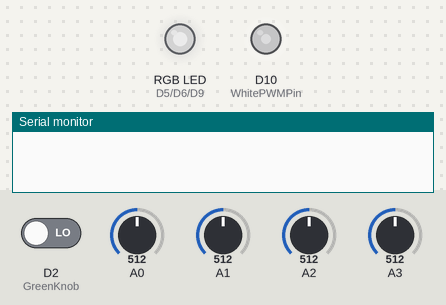
A sketch run on a simulated Arduino Zero (SAMD21). Parts: an RGB LED mixed from three pins (HIGH = lit), output pins drawn as LEDs (lit = HIGH), the last lines printed to the serial monitor. Inputs (shaded band) come from the test bench; at power-on: A0 = 512, A1 = 512, A2 = 512, A3 = 512, D2 (GreenKnob) LOW. Dim RGB values are drawn brighter than linear.

Above: at 1.2 s.
1.3 s: A0 set to 306
At 1.9 s:
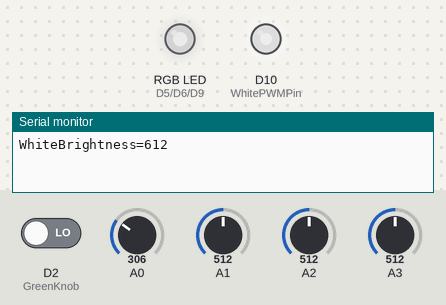
2.8 s: A1 set to 306
At 4.0 s:
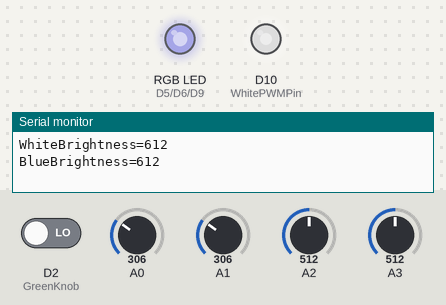
4.3 s: A2 set to 306
At 5.3 s:
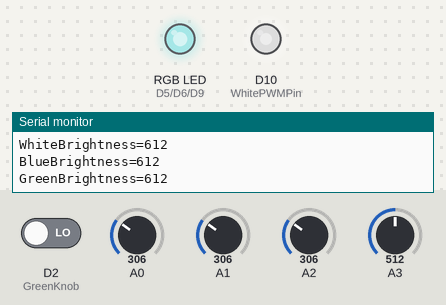
5.8 s: A3 set to 306
At 6.5 s:
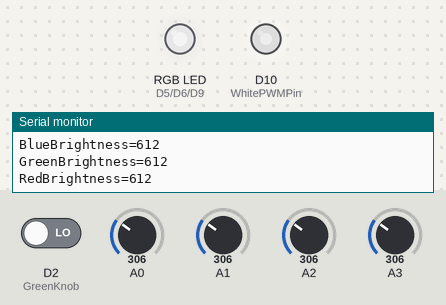
7.3 s: A0 set to 30
At 7.6 s:
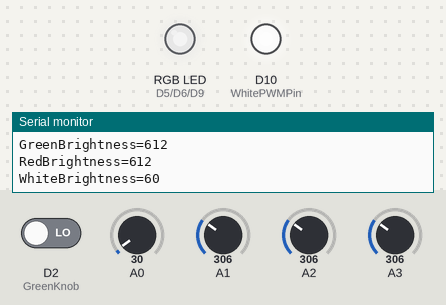
8.8 s: A1 set to 30
At 10.0 s:
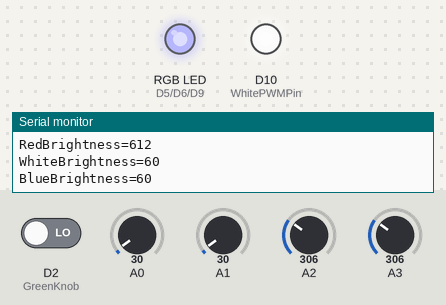
Timing chart, 0 to 11.3 s (numbered marks = the images above; inputs shaded):
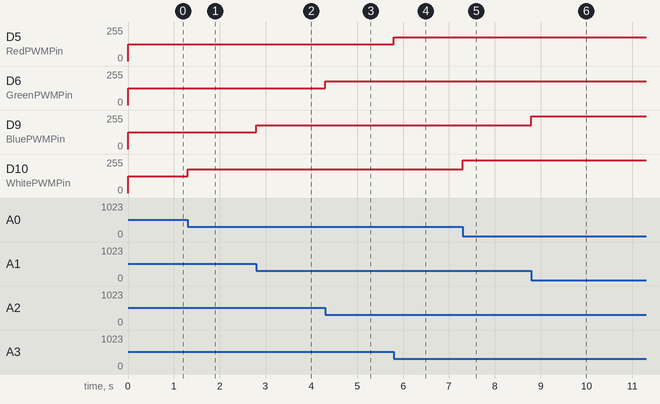

Measured:
- after the input at 1.3 s, D10 (WhitePWMPin): 127/255 → 178/255 at once
- after the input at 2.8 s, D9 (BluePWMPin): 127/255 → 178/255 at once
- after the input at 4.3 s, D6 (GreenPWMPin): 127/255 → 178/255 at once
- after the input at 5.8 s, D5 (RedPWMPin): 127/255 → 178/255 at once
- after the input at 7.3 s, D10 (WhitePWMPin): 178/255 → 247/255 at once
- after the input at 8.8 s, D9 (BluePWMPin): 178/255 → 247/255 at once

The sketch:

firmware.ino
```cpp
#define WhiteKnob 0
#define BlueKnob 1
#define GreenKnob 2
#define RedKnob 3
#define swhwSwitch 2
#define differsby 4   //As the analog value fluctuates quite a lot this is how much the new value has to differ from the olv value to be considered as new value
#define WhitePWMPin 10
#define BluePWMPin 9
#define GreenPWMPin 6
#define RedPWMPin 5

int WhiteBrightness=0;
int BlueBrightness=0;
int GreenBrightness=0;
int RedBrightness=0;
bool TypeOfControl=false;    //false means HW control true means sofrware control
bool ControlOverride = false; //Allow the software to override the control if necessary. Toggling the HW/SW switch should clear this flag.


void setup()
{
  pinMode(swhwSwitch, INPUT);
  analogWriteResolution(11);
  analogWriteFrequency(RedPWMPin, 23437.5);
  analogWriteFrequency(GreenPWMPin, 23437.5);
  analogWriteFrequency(BluePWMPin, 23437.5);
  analogWriteFrequency(WhitePWMPin, 23437.5);

  RedBrightness=(analogRead(RedKnob)*2047)/1023;
  analogWrite(RedPWMPin,2047-RedBrightness);         //My Potentiometers are wires to decrease in voltage on clockwise turn. As it seems counter intuitive I just ionvert in the software
  GreenBrightness=(analogRead(GreenKnob)*2047)/1023;
  analogWrite(GreenPWMPin,2047-GreenBrightness);
  BlueBrightness=(analogRead(BlueKnob)*2047)/1023;
  analogWrite(BluePWMPin,2047-BlueBrightness);
  WhiteBrightness=(analogRead(WhiteKnob)*2047)/1023;
  analogWrite(WhitePWMPin,2047-WhiteBrightness);
  Serial.begin(9600);
}

void loop()
{
  if(digitalRead(swhwSwitch)==1)    //the switch is open. Pin 2 is wired for active low
    TypeOfControl=false;
  else
    TypeOfControl=true;

  //if(!TypeOfControl)        //i.e. it's under hardware control
  //{
     int val = 0;
     val=(analogRead(RedKnob)*2047)/1023;
     if(abs(RedBrightness-val)>differsby)
     {
       RedBrightness =val;
       Serial.print("RedBrightness=");
       Serial.println(RedBrightness);
       analogWrite(RedPWMPin,2047-RedBrightness);         //My Potentiometers are wires to decrease in voltage on clockwise turn. As it seems counter intuitive I just ionvert in the software
     }

     val=(analogRead(GreenKnob)*2047)/1023;
     if(abs(GreenBrightness-val)>differsby)
     {
        GreenBrightness=val;
        Serial.print("GreenBrightness=");
        Serial.println(GreenBrightness);
        analogWrite(GreenPWMPin,2047-GreenBrightness);
     }

     val=(analogRead(BlueKnob)*2047)/1023;
     if(abs(BlueBrightness-val)>differsby)
     {
        BlueBrightness=val;
        Serial.print("BlueBrightness=");
        Serial.println(BlueBrightness);
        analogWrite(BluePWMPin,2047-BlueBrightness);
     }

     val=(analogRead(WhiteKnob)*2047)/1023;
     if(abs(WhiteBrightness-val)>differsby)
     {
        WhiteBrightness=val;
        Serial.print("WhiteBrightness=");
        Serial.println(WhiteBrightness);
        analogWrite(WhitePWMPin,2047-WhiteBrightness);
     }

  //}
  //Serial.println(val);
  //delay(250);
}
```
